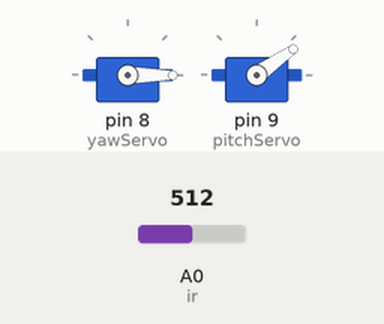
Recording of a sketch running on a simulated Arduino Uno, built with avr-gcc and run on an emulated ATmega328P. On the bench: 2 × servo. The test bench sets the inputs (shaded band); at power-on: A0 (ir) = 512. What the sketch prints to the serial monitor is not drawn.

Above: at 12.2 s.
12.3 s: A0 (ir) set to 82
15.3 s: A0 (ir) set to 68
At 15.9 s:
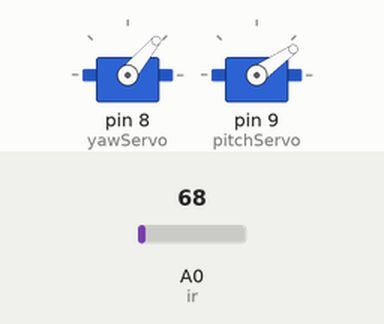
16.8 s: A0 (ir) set to 2
18.3 s: A0 (ir) set to 0
At 19.7 s:
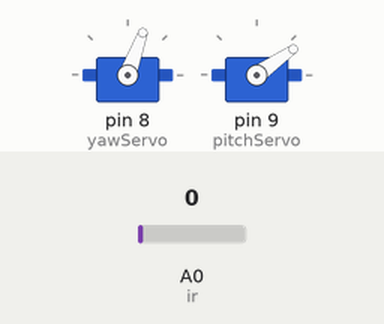
21.3 s: A0 (ir) set to 25
At 22.0 s:
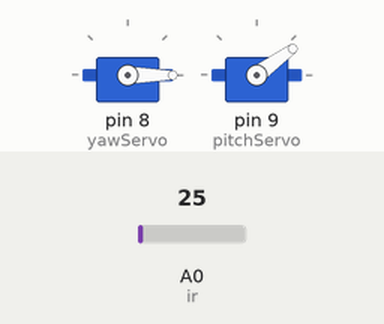
Timing chart, 0 to 23.8 s (numbered marks = the images above; inputs shaded):
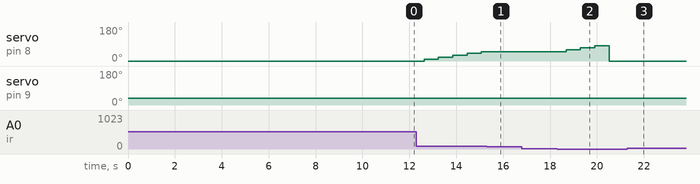

Measured:
- the behaviour switches between 77 and 76 on A0 (ir) (found by bisection; images 0 and 1)
- the behaviour switches between 1 and 0 on A0 (ir) (found by bisection; images 1 and 2)
- after the input at 15.3 s, servo on pin 8 (yawServo): stays 50° (without the input it goes to 60° after 0.39 s)
- after the input at 16.8 s, every drawn part: stays the same
- after the input at 18.3 s, servo on pin 8 (yawServo): 50° → 60° after 0.39 s, → 70° 0.61 s later, → 80° 0.61 s later, → 0° 0.61 s later; servo on pin 9 (pitchServo): 35° → 36° after 2.2 s
- after the input at 21.3 s, servo on pin 8 (yawServo): stays 0° (without the input it goes to 10° after 0.85 s)

The sketch:

pan_tilt_test.ino
```cpp
#include "pan_tilt_test.h"
#include <Servo.h>

int yawOffset = 10;
int pitchOffset = 35;

float yaw, pitch;
int x,y;

void setup()
{
  delay(11000);
  Serial.begin(9600);
  yawServo.attach(8);
  digitalWrite(8, HIGH);
  pitchServo.attach(9);

  SetPanTiltConfiguration(90, 0, yawOffset, pitchOffset);
}

void scan()
{

  for(int y = 0; y <= 5; y++)
  {
    SetPanTiltConfiguration(0, y, yawOffset, pitchOffset);
    delay(400);

        for (int x = 0; x <= 90; x += 10)
        {
            SetPanTiltConfiguration(x, y, yawOffset, pitchOffset);
            Serial.print(distance());
            Serial.print(" ");

            Serial.print(x);
            Serial.print(" ");
            Serial.print(90-y);
            Serial.print(" ");
            Serial.println(filteredDistance(20,90,20));

            delay(200);
        }

  }

}
void loop()
{

  //Serial.println(distance());
  //Serial.println(filteredDistance(20, 1000, 20));
  scan();
  delay(200);
}

void movement()
{
  for (int z = 0; z <=15; z += 1)
  {
    SetPanTiltConfiguration(90, z, yawOffset, pitchOffset);
    delay(1000);
  }

}
```

pan_tilt_test.h
```cpp
#include <Arduino.h>
#include <Servo.h>

#define ir A0
#define model 1080

Servo yawServo;
Servo pitchServo;

boolean done = false;

void SetPanTiltConfiguration(float yaw, float pitch, float yawOffset, float pitchOffset)
{
  yawServo.write(yaw - yawOffset);
  pitchServo.write(pitch + pitchOffset);
}

float distance()
{
    int raw = analogRead(ir);
    float voltFromRaw = map(raw, 0, 1023, 0, 5000);
    return 27.728*pow(voltFromRaw/1000, -1.2045);
}

float filteredDistance(int numOfSamples, int tolerance, int delayBetweenSamples)
{
  int validMeasurements = 0;
  float sum = 0.0;

  while(validMeasurements < numOfSamples)
  {
    int measurement = distance();

    if (measurement <= tolerance)
    {
      sum = sum + measurement;
      validMeasurements++;
    }
    delay(delayBetweenSamples);
  }

  return sum/(float)validMeasurements;
}
```
